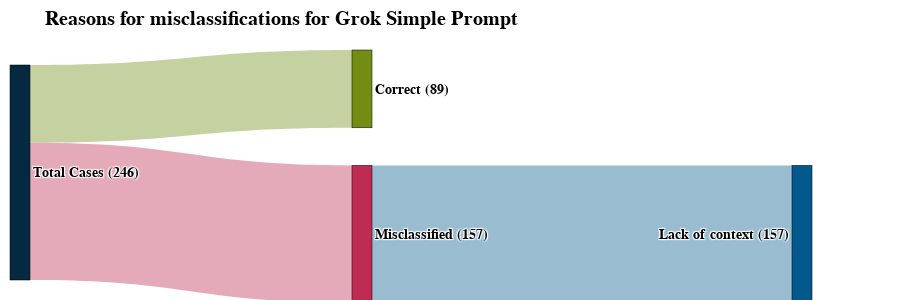

The notebook cell saved with this chart:
### Code cell
plot_sankey(name = "Grok Simple Prompt",
            cases_df = cases_Grok_simple_df,
            main_reasons_df = main_reasons_Grok_simple_df)

### Figure 1 — Plotly figure (JSON) as saved in the notebook; plotly's stock layout.template omitted (floating-point values rounded to 4 significant figures)
{"data": [{"arrangement": "snap", "link": {"color": ["rgb(198, 209, 161)", "rgb(229, 170, 186)", "rgb(154, 188, 209)"], "source": [0, 0, 2], "target": [1, 2, 3], "value": [89, 157, 157]}, "node": {"color": ["#042940", "#728C14", "#BF2C53", "#03588C"], "label": ["Total Cases (246)", "Correct (89)", "Misclassified (157)", "Lack of context (157)"], "line": {"color": "black", "width": 0.5}, "pad": 15, "thickness": 20, "x": [0.0, 0.4, 0.4, 0.9], "y": [0.5, -0.8, 0.8, 0.8]}, "type": "sankey"}], "layout": {"title": {"text": "Reasons for misclassifications for Grok Simple Prompt"}, "font": {"size": 14, "color": "black", "family": "Times New Roman", "weight": 750}, "margin": {"t": 50, "l": 10, "r": 10, "b": 20}, "height": 300, "width": 900}}
